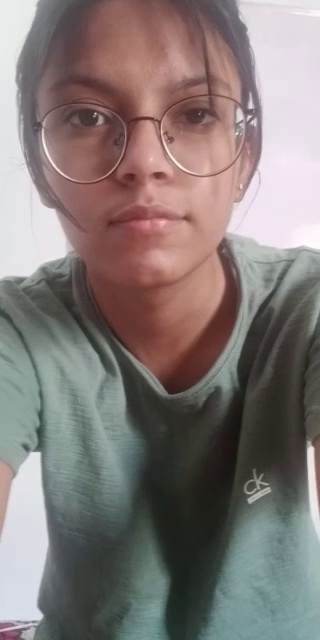
#> input picture model_test/image_test/kanika_test.jpg, 320 x 640 px
$ python -i preProcessor.py   (imports and definitions only)
#> lines starting #> are read from the running program, lines starting #| are printed output that depends on the picture; after the words box and inside, x2 and y2 are one past the last pixel; in counts of white or black regions, pixels touching at a corner belong together
#> further down, picture is the input picture: shape (640, 320, 3); mean B, G, R 119.1, 121.4, 131.2
import cv2


def get_face(img):
    face_cascade = cv2.CascadeClassifier(
        cv2.data.haarcascades+'haarcascade_frontalface_default.xml')

    img = cv2.resize(img, (352, 640))
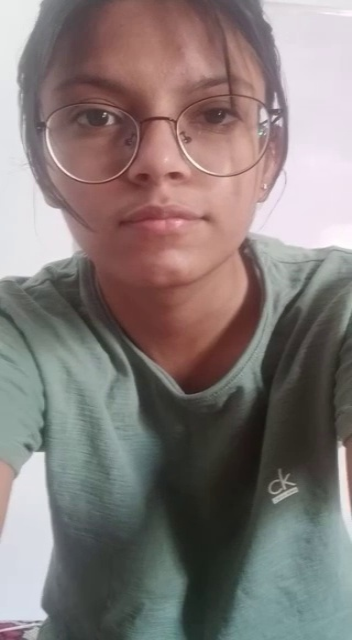
#> img: shape (640, 352, 3); mean of channels 0, 1, 2 119.2, 121.5, 131.2; drawn as B, G, R
    gray = cv2.cvtColor(img, cv2.COLOR_BGR2GRAY)
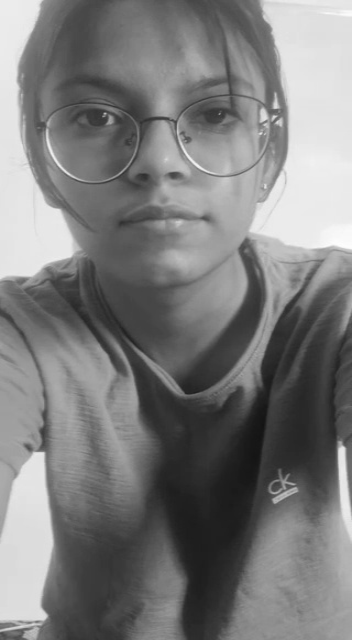
#> gray: shape (640, 352); min 19, max 254, mean 124.1
    faces = face_cascade.detectMultiScale(gray, 1.3, 5)
#> faces = [[32, 19, 252, 252]]
    for (x, y, w, h) in faces:
        img = cv2.rectangle(img, (x, y), (x+w, y+h), (255, 0, 0), 2)
        # roi_gray = cv2.resize(gray[y:y+h, x:x+w], (100, 100))
        roi_color = cv2.resize(img[y:y+h, x:x+w], (100, 100))
#> this loop made 1 pass
#> pass 1, in get_face, `img = cv2.rectangle(img, (x, y), (x+w, y+h), (255, 0, 0), 2)`:
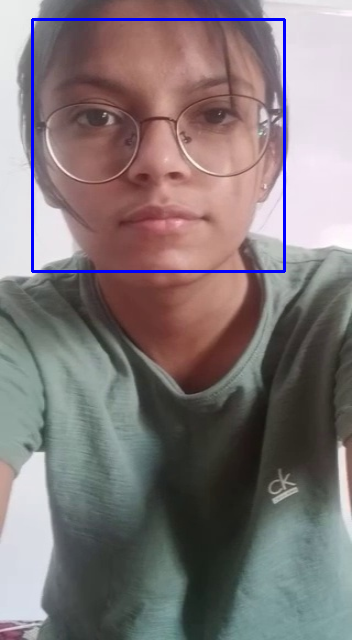
#> img: shape (640, 352, 3); 1.34% of pixels changed, all inside (x1, y1, x2, y2) = (31, 18, 286, 273); drawn as B, G, R
#> pass 1, in get_face, `roi_color = cv2.resize(img[y:y+h, x:x+w], (100, 100))`:
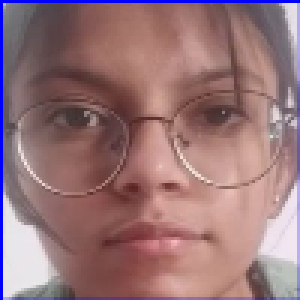
#> roi_color: shape (100, 100, 3) (shown 3 times larger); mean of channels 0, 1, 2 119.9, 116.7, 151.7; drawn as B, G, R
    try:
        return (True, roi_color)
    except:
        return (False, None)

>>> import cv2
>>> picture = cv2.imread('image_test/kanika_test.jpg')
>>> result = get_face(picture)

$ run again, on model_test/image_test/prabhat_test.jpg
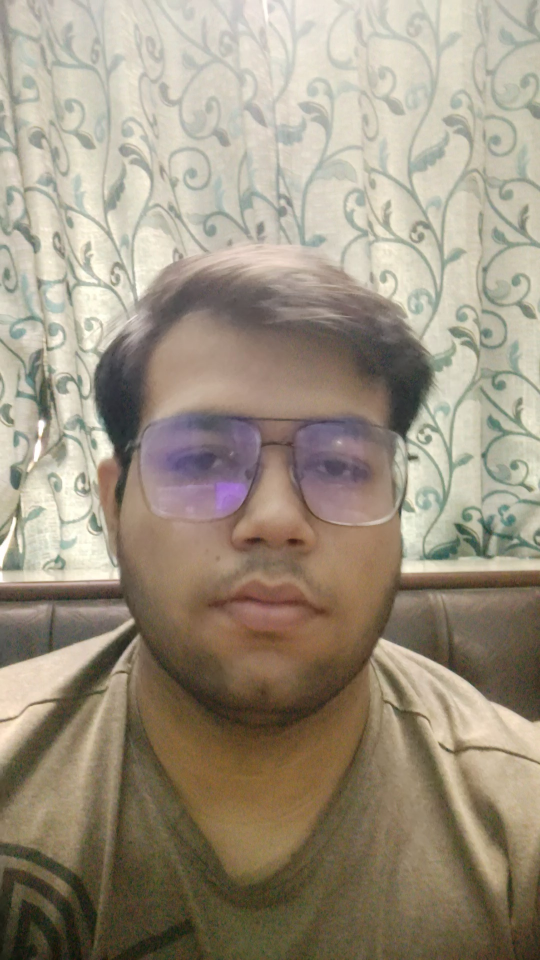
#> input picture model_test/image_test/prabhat_test.jpg, 1080 x 1920 px (shown at 1/2 size)
#> picture is the input picture: shape (1920, 1080, 3); mean B, G, R 127.5, 145.7, 156.5
#> in get_face, `gray = cv2.cvtColor(img, cv2.COLOR_BGR2GRAY)`:
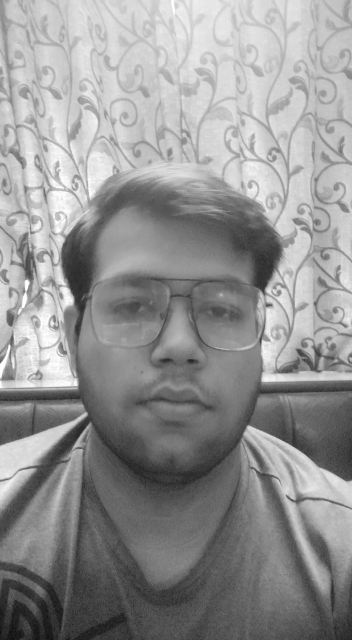
#> gray: shape (640, 352); min 16, max 255, mean 146.8
#> faces = [[62, 220, 224, 224]]
#> the loop in get_face, `for (x, y, w, h) in faces:` made 1 pass
#> pass 1, in get_face, `roi_color = cv2.resize(img[y:y+h, x:x+w], (100, 100))`:
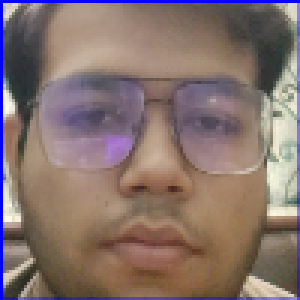
#> roi_color: shape (100, 100, 3) (shown 3 times larger); mean of channels 0, 1, 2 109.7, 114.6, 134.2; drawn as B, G, R

$ run again, on model_test/image_test/shashank_test.jpg
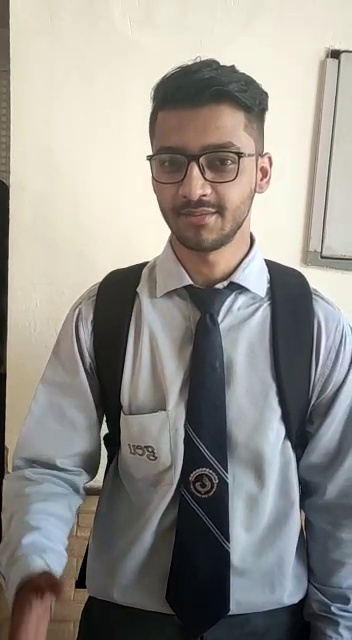
#> input picture model_test/image_test/shashank_test.jpg, 352 x 640 px
#> picture is the input picture: shape (640, 352, 3); mean B, G, R 139.4, 145.3, 148.2
#> in get_face, `gray = cv2.cvtColor(img, cv2.COLOR_BGR2GRAY)`:
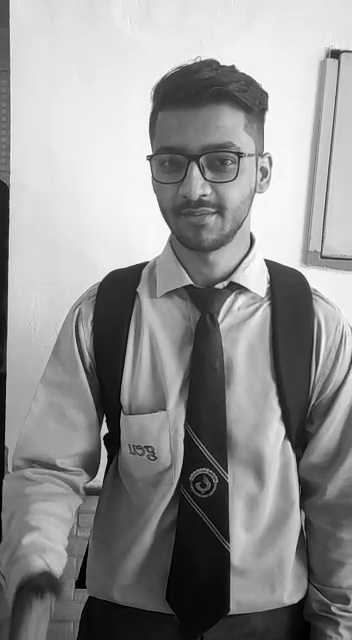
#> gray: shape (640, 352); min 0, max 255, mean 145.5
#> faces = [[136, 118, 125, 125]]
#> the loop in get_face, `for (x, y, w, h) in faces:` made 1 pass
#> pass 1, in get_face, `roi_color = cv2.resize(img[y:y+h, x:x+w], (100, 100))`:
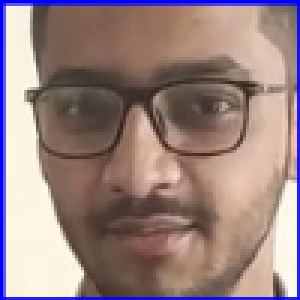
#> roi_color: shape (100, 100, 3) (shown 3 times larger); mean B, G, R 130.3, 131.3, 153.5

$ run again, on model_test/image_test/vijit_test.jpg
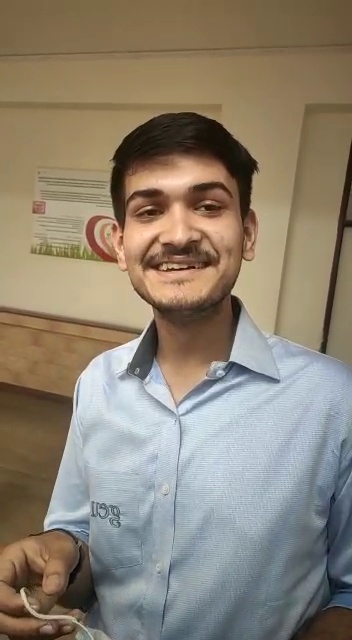
#> input picture model_test/image_test/vijit_test.jpg, 352 x 640 px
#> picture is the input picture: shape (640, 352, 3); mean B, G, R 114.4, 130.3, 141
#> in get_face, `gray = cv2.cvtColor(img, cv2.COLOR_BGR2GRAY)`:
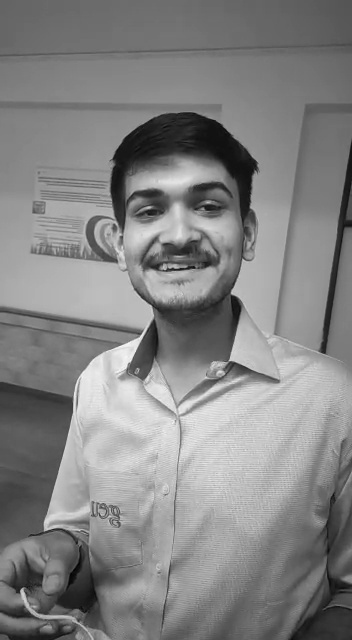
#> gray: shape (640, 352); min 2, max 249, mean 131.7
#> faces = [[98, 140, 166, 166]]
#> the loop in get_face, `for (x, y, w, h) in faces:` made 1 pass
#> pass 1, in get_face, `roi_color = cv2.resize(img[y:y+h, x:x+w], (100, 100))`:
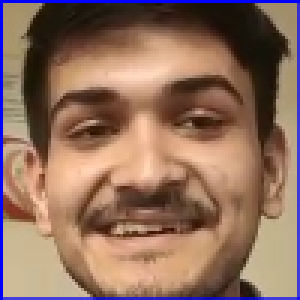
#> roi_color: shape (100, 100, 3) (shown 3 times larger); mean B, G, R 94.3, 111.1, 143.6
